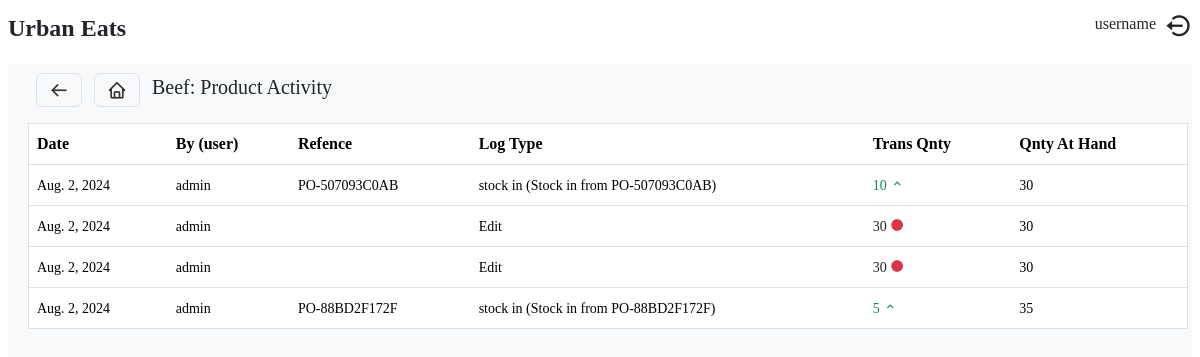
The page /inventory/product/detail/1/ on the database as committed earlier.
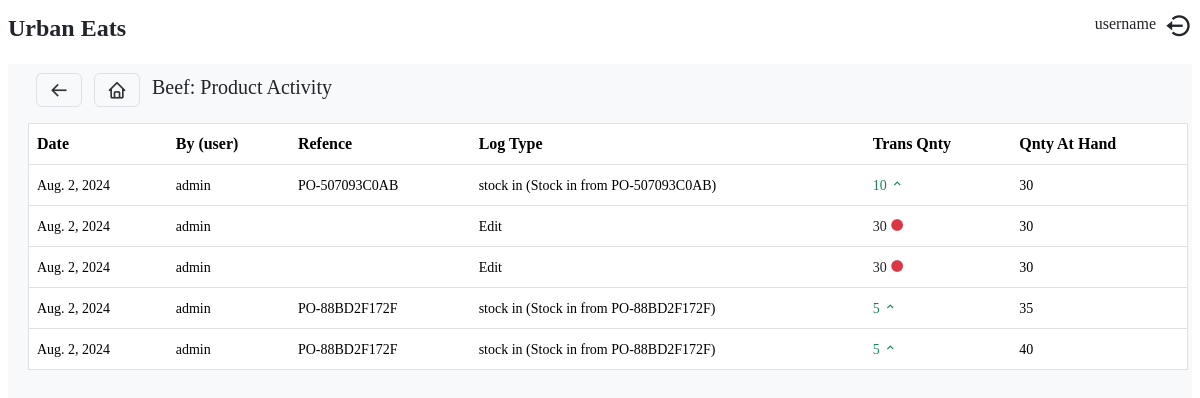
The same page on the database as committed later.
### inventory/models.py (models this page shows, shortened)
class Logs(models.Model):
    ACTION_CHOICES = [
        ('stock in', 'stock in'),
        ('Stock update', 'Stock update'),
        ('edit', 'Edit'),
        ('sale', 'Sale'),
        ('declined', 'Declined'),
        ('write off', 'write off'),
        ('defective', 'defective'),
        ('activated', 'activated'),
        ('deactivated', 'deactivated'),
        ('removed', 'removed')
    ]
    product = models.ForeignKey(Product, on_delete=models.CASCADE)
    user = models.ForeignKey('users.User', on_delete=models.SET_NULL, null=True)
    action = models.CharField(max_length=20, choices=ACTION_CHOICES)
    purchase_order = models.ForeignKey(PurchaseOrder, null=True, blank=True, on_delete=models.SET_NULL)
    quantity = models.IntegerField()
    total_quantity = models.IntegerField()
    timestamp = models.DateField(auto_now_add=True)
    description = models.CharField(max_length=255, null=True)

class PurchaseOrder(models.Model):
    status_choices = [
        ('pending', 'Pending'),
        ('ordered', 'Ordered'),
        ('received', 'Received'),
        ('canceled', 'Canceled')
    ]
    order_number = models.CharField(max_length=100, unique=True)
    supplier = models.ForeignKey(Supplier, on_delete=models.SET_NULL, null=True)
    order_date = models.DateTimeField(default=datetime.datetime.today())
    delivery_date = models.DateField(null=True, blank=True)
    total_cost = models.DecimalField(max_digits=15, decimal_places=2, default=0.00)
    status = models.CharField(max_length=50, choices=status_choices, default='pending')
    notes = models.TextField(null=True, blank=True)
    discount = models.DecimalField(max_digits=15, decimal_places=2, default=0.00)
    tax_amount = models.DecimalField(max_digits=15, decimal_places=2, default=0.00)
    handling_amount = models.DecimalField(max_digits=15, decimal_places=2, default=0.00)
    other_amount = models.DecimalField(max_digits=15, decimal_places=2, default=0.00)
    is_partial = models.BooleanField(default=False)
    received = models.BooleanField(default=False)

### users/models.py (models this page shows)
class User(AbstractUser):
    USER_ROLES = (
        ('admin', 'Admin'),
        ('chef', 'Chef'),
        ('sales', 'Salesperson'),
        ('accountant', 'Accountant')
    )
    profile_image = models.ImageField(upload_to='Profile_images', blank=True, null=True)
    phonenumber = models.CharField(max_length=13)
    role = models.CharField(choices=USER_ROLES, max_length=50)
    def __str__(self) -> str:
        return self.username

### inventory/views.py (the view)
# urls.py: path('product/detail/<int:product_id>/', product_detail, name='product_detail'),
def product_detail(request, product_id):
    try:
        product = Product.objects.get(id=product_id)
    except Product.DoesNotExist:
        messages.warning(request, f'Product with ID: {product_id} doesn\'t exists')
    logs = Logs.objects.filter(product=product)
    return render(request, 'inventory/product_detail.html',
        {
            'product': product,
            'logs': logs,
        }
    )

### templates/inventory/product_detail.html (shortened to what this page needs)
{% extends "base.html" %}
{% load static%}
{% block content %}
   <div class="inventory">
        <div>
            <div class="d-flex justify-content-between align-items-center p-2">
                <div>
                    <a href='{% url "inventory:products"%}' class='border btn bx bx-arrow-back fs-5'></a>
                    <a href='/' class='bx bx-home btn border fs-5 mx-2'></a>
                    <span class='mt-2 fs-5'>{{ product.name | capfirst }}: Product Activity</span>
                </div>
            </div>
        </div>
        <div>
            <div class="table-detail mt-2 w-100 atable">
                <table class='table border rounded display p-2' style="width:100%" id='detailTable'>
                    <thead class='bg-primary'>
                        <tr>
                            <th>Date</th>
                            <th>By (user)</th>
                            <th>Refence</th>
                            <th>Log Type</th>
                            <th>Trans Qnty</th>
                            <th>Qnty At Hand</th>
                        </tr>
                    </thead>
                    <tbody>
                        {% for log in logs %}
                            <tr>
                                <td><small>{{ log.timestamp }}</small></td>
                                <td><small><span>{{ log.user }}</span></small></td>
                                {% if log.invoice.invoice_number %}
                                    <td data-id="{{log.invoice.id}}" id="invoice" style="cursor:pointer;"><small>{{ log.invoice.invoice_number }}</small></td>
                                {% else %}
                                    <td data-id="{{ log.purchase_order.id }}" id="purchase_order" style="cursor:pointer;"><small>{{ log.purchase_order.order_number }}</small></td>
                                {% endif %}
                                <td>
                                    <small style='width:20px !important;'>
                                        {{ log.action }}
                                        {% if log.description %}({{ log.description }}){% endif %}
                                    </small>
                                </td>
                                <td><small>
                                    {% if log.action == 'stock in' or log.action == 'Update' or log.action == 'sale cancelled' or log.action == 'Stock in' %}
                                        <span class='text-success'>{{log.quantity}}</span>
                                        <i class='text-success bx bx-chevron-up'></i>
                                    {% elif log.action == 'defective'%}
                                        <span class='text-danger'>{{log.quantity}}</span>
                                        <i class='text-danger bx bx-chevron-down'></i>
                                    {% elif log.action == 'Decline'%}
                                        <span class='text-danger'>{{log.quantity}}</span>
                                        <i class='text-danger bx bxs-circle bx-rotate-90 bx-tada'></i>
                                    {% elif log.action == 'Edit' or log.action == 'deactivated' or log.action == 'activated'%}
                                        <span class='text-dark'>{{log.quantity}}</span>
                                        <i class='text-danger bx bxs-circle bx-rotate-90 bx-tada'></i>
                                    {% else %}
                                        <span class='text-danger'>{{log.quantity}}</span>
                                        <i class='text-danger bx bx-chevron-down'></i>
                                    {% endif %}
                                    </small>
                                </td>
                                <td><small>{{log.total_quantity}}</small></td>
                            </tr>
                        {% endfor %}
                    </tbody>
                </table>
            </div>
        </div>
   </div>
{% endblock content %}

Rows that differ between the two databases and show on the page:
added Logs: timestamp "Aug. 2, 2024", user "admin", purchase_order.order_number "PO-88BD2F172F", action "stock in", description "Stock in from PO-88BD2F172F", quantity "5", total_quantity "40"
